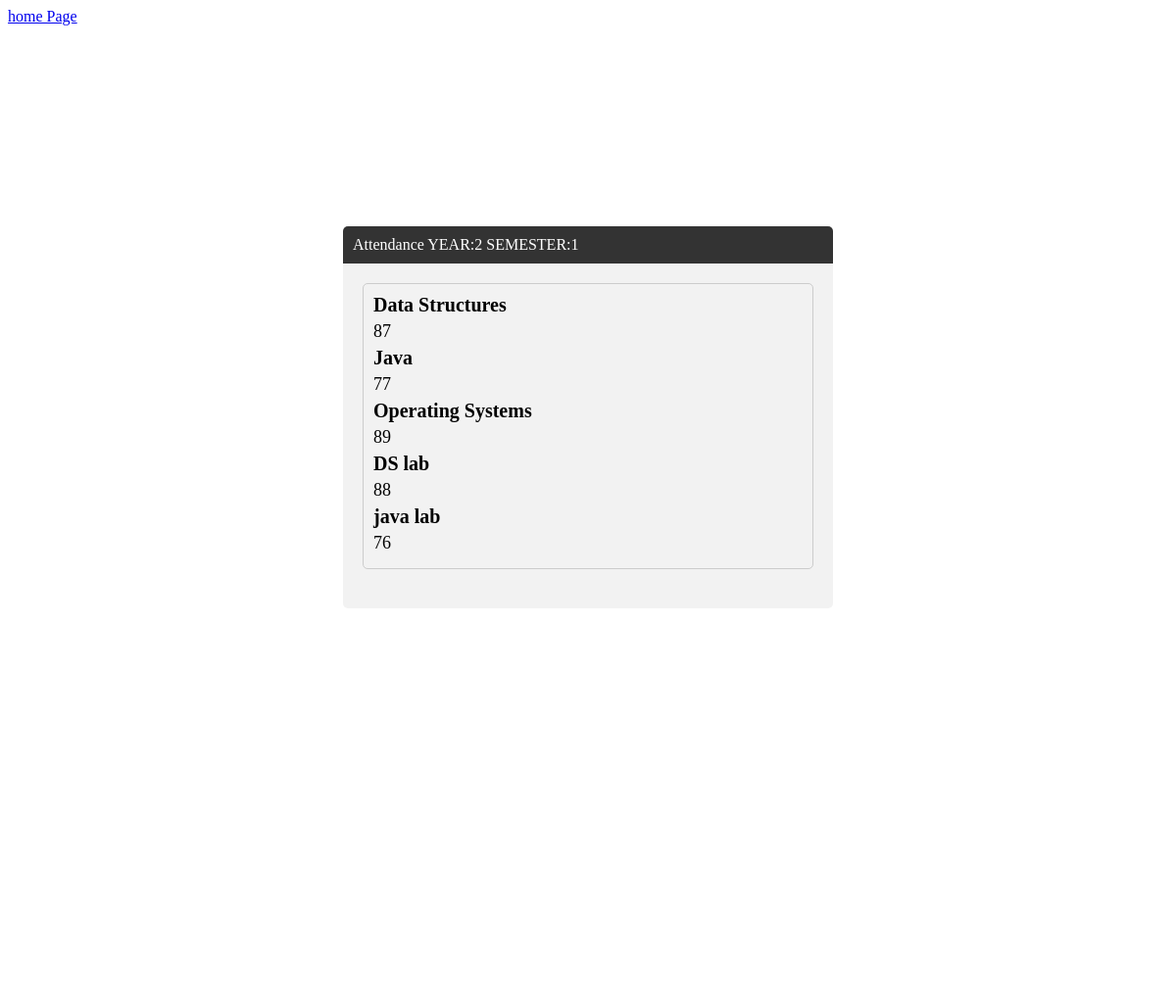
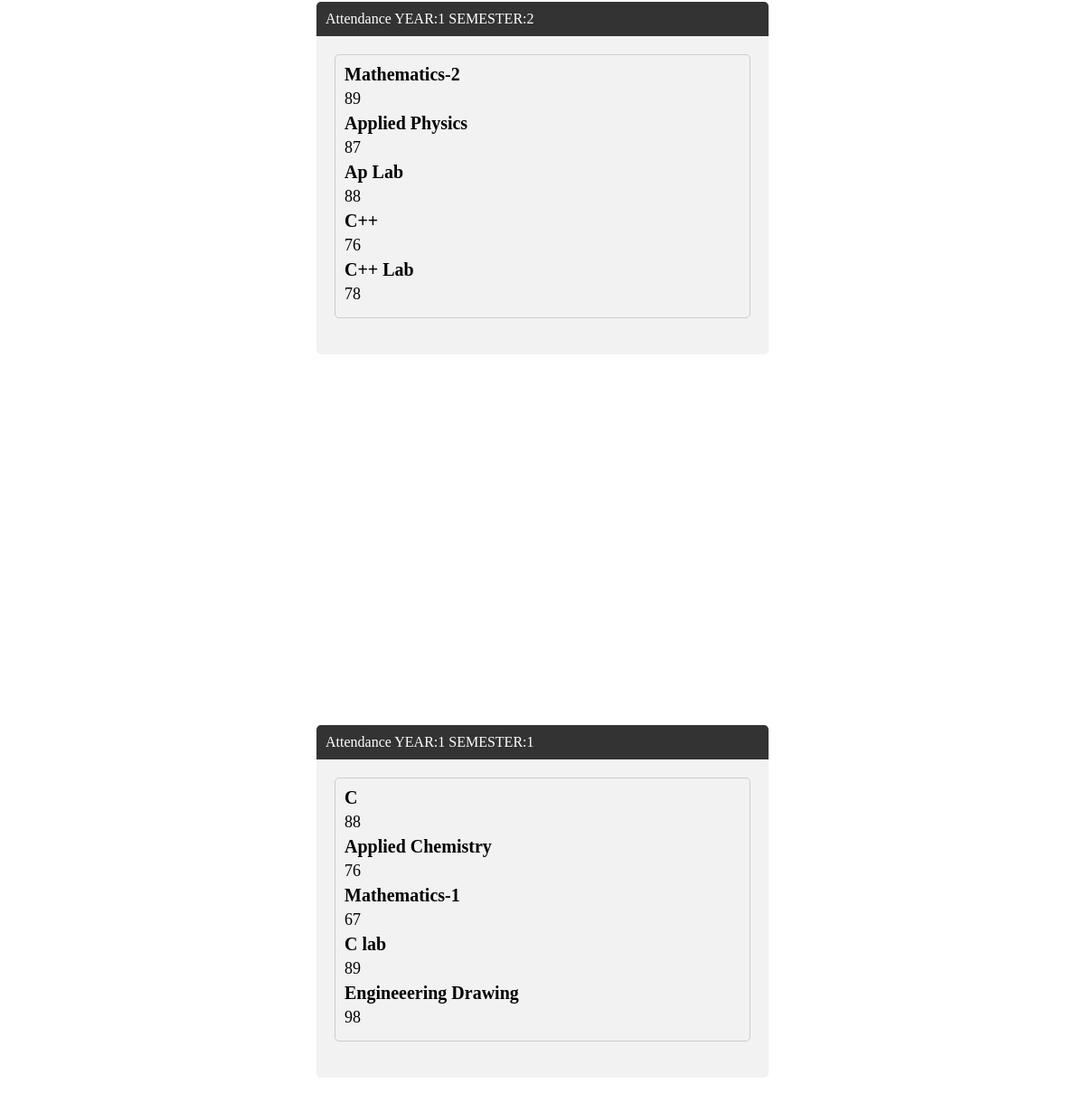
/att/ (signed in), run on the app's committed database (2 pictures, top to bottom).
### base/models.py (models this page shows)
class Attendance(models.Model):
    subjects = models.ForeignKey(Subject, on_delete=models.CASCADE, null=True)
    user = models.ForeignKey(User, on_delete=models.CASCADE, null=True)
    a1 = models.CharField(max_length=100, null=True)
    a2 = models.CharField(max_length=100, null=True)
    a3 = models.CharField(max_length=100, null=True)
    a4 = models.CharField(max_length=100, null=True)
    a5 = models.CharField(max_length=100, null=True)

class Subject(models.Model):
    detail = models.ForeignKey(Detail,on_delete=models.CASCADE, null=True)
    s1 = models.CharField(max_length=100, null=True)
    s2 = models.CharField(max_length=100, null=True)
    s3 = models.CharField(max_length=100, null=True)
    s4 = models.CharField(max_length=100, null=True)
    s5 = models.CharField(max_length=100, null=True)

class Detail(models.Model):
    course = models.CharField(max_length=100, null=True)
    year = models.CharField(max_length=100, null=True)
    semester = models.CharField(max_length=100, null=True)

### base/views.py (the view)
# urls.py: path('att/',views.attendance,name="at"),
def attendance(request):
    attendance = Attendance.objects.all()
    context = {'attendance':attendance}
    return render(request,'base/attendance.html', context)

### base/templates/base/attendance.html
{%include 'base/err.html'%}
{%block content%}
{% load static %}
<!DOCTYPE html>
<html>
    <head>
        <link rel="stylesheet" href="{%static 'styles/attendance.css'%}" me dia="screen"/>
    </head>
    <body>
        {%for at in attendance%}
        {%if at.user.username == user.username%}
        <div class="container">
            <div class="card">
              <div class="card-header">
                Attendance YEAR:{{at.subjects.detail.year}} SEMESTER:{{at.subjects.detail.semester}}
              </div>
              <div class="card-body">
                <div class="attendance-item">
                  <div class="subject">{{at.subjects.s1}}</div>
                  <div class="percentage">{{at.a1}}</div>
                  <div class="subject">{{at.subjects.s2}}</div>
                  <div class="percentage">{{at.a2}}</div>
                  <div class="subject">{{at.subjects.s3}}</div>
                  <div class="percentage">{{at.a3}}</div>
                  <div class="subject">{{at.subjects.s4}}</div>
                  <div class="percentage">{{at.a4}}</div>
                  <div class="subject">{{at.subjects.s5}}</div>
                  <div class="percentage">{{at.a5}}</div>
                </div>
              </div>
            </div>
          </div>
        {%endif%}
        {%endfor%}
    </body>
</html>
{%endblock content%}

### base/static/styles/attendance.css (style rules this page uses)
.container { display: flex; justify-content: center; align-items: center; height: 100vh; }
.card { width: 500px; background-color: #f2f2f2; border-radius: 5px; }
.card-header { background-color: #333; color: #fff; padding: 10px; border-top-left-radius: 5px; border-top-right-radius: 5px; }
.card-body { padding: 20px; }
.attendance-item { margin-bottom: 20px; border: 1px solid #ccc; border-radius: 5px; padding: 10px; text-align: left; }
.subject { font-weight: bold; font-size: 20px; margin-bottom: 5px; }
.percentage { font-size: 18px; margin-bottom: 5px; }

### data on the page
Attendance: subjects.detail.year "2", subjects.detail.semester "1", subjects.s1 "Data Structures", a1 "87", subjects.s2 "Java", a2 "77", subjects.s3 "Operating Systems", a3 "89", subjects.s4 "DS lab", a4 "88", subjects.s5 "java lab", a5 "76"
Attendance: subjects.detail.year "1", subjects.detail.semester "2", subjects.s1 "Mathematics-2", a1 "89", subjects.s2 "Applied Physics", a2 "87", subjects.s3 "Ap Lab", a3 "88", subjects.s4 "C++", a4 "76", subjects.s5 "C++ Lab", a5 "78"
Attendance: subjects.detail.year "1", subjects.detail.semester "1", subjects.s1 "C", a1 "88", subjects.s2 "Applied Chemistry", a2 "76", subjects.s3 "Mathematics-1", a3 "67", subjects.s4 "C lab", a4 "89", subjects.s5 "Engineeering Drawing", a5 "98"
